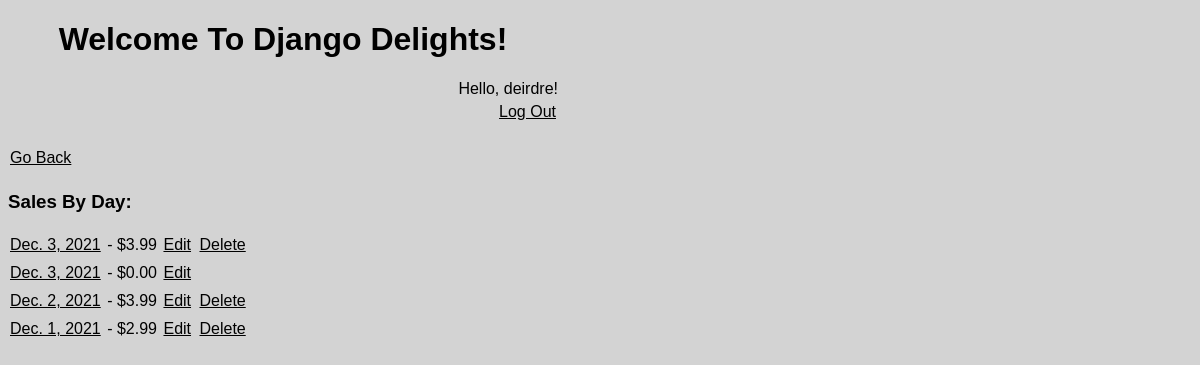
The app's page /day/index (signed in) with its own data.
### inventory/models.py (models this page shows, shortened)
class RevenueDay(models.Model):
    day = models.DateField(default=timezone.now)
    amount = models.FloatField(default=0)
    cost = models.FloatField(default=0)

### inventory/views.py (the view)
# urls.py: path("day/index", views.RevenueDayListView.as_view(), name="revenuedayindex" ),
class RevenueDayListView(LoginRequiredMixin, ListView):
    model = RevenueDay
    template_name = "inventory/revenuedayindex.html"
    queryset = RevenueDay.objects.all().order_by("-day")
    def get_context_data(self, **kwargs):
        context = super(RevenueDayListView, self).get_context_data(**kwargs)
        context.update({
            'current': RevenueDay.objects.all().last(),
        })
        return context

### inventory/templates/inventory/revenuedayindex.html (shortened to what this page needs)
{% include 'inventory/base.html' %}
{% block content %}
<a href="{% url 'home' %}">Go Back</a>
<h3>Sales By Day:</h3>
{% for day in revenueday_list %}
<a href="{% url 'purchasesbyday' day.id %}"> {{day.day}}</a><span> - ${{day.amount|floatformat:2}} </span>
<a href="{% url 'revenuedayupdate' day.id %}">Edit</a>
{% if day != current %}
<a href="{% url 'revenuedaydelete' day.id %}">Delete</a>
{% endif %}
{% endfor %}
{% endblock %}

### inventory/templates/inventory/base.html (shortened to what this page needs)
<!DOCTYPE html>
<html lang="en">
{% load static %}
<head>
<link rel="stylesheet" href="{% static 'inventory/style.css' %}">
</head>
<body>
<h1 class="restaurant-title">Welcome To Django Delights!</h1>
{% if request.user.is_authenticated %}
<div class="greeting">
<span>Hello, {{request.user.username}}!</span>
<br>
<a href="{% url 'logout' %}">Log Out</a>
</div>
<br>
{% endif %}
</body>
</html>

### inventory/static/inventory/style.css (style rules this page uses)
body { background-color: lightgrey; font-family: sans-serif; max-width: 550px; }
a { color: black; box-sizing: border-box; font-size: 16px; line-height: 28px; padding-left: 2px; padding-right: 2px; padding-bottom: 5px; }
.restaurant-title { text-align: center; }
.greeting { text-align: right; display: block; }

### records on screen
RevenueDay: day "Dec. 3, 2021", amount "3.99", shows "Delete"
RevenueDay: day "Dec. 3, 2021", amount "0.00"
RevenueDay: day "Dec. 2, 2021", amount "3.99", shows "Delete"
RevenueDay: day "Dec. 1, 2021", amount "2.99", shows "Delete"

### other values on screen
{{ request.user.username }} "deirdre"
